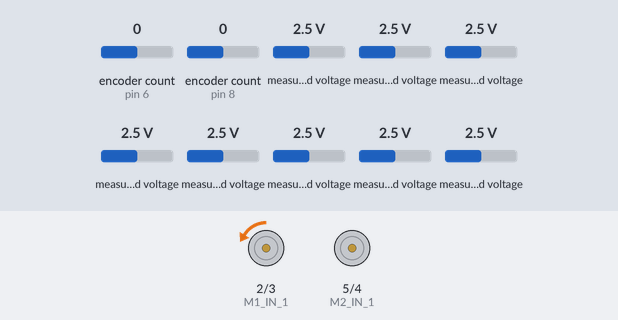
Simulated run of this sketch. Board: Arduino Uno, built with avr-gcc and run on an emulated ATmega328P. On the bench: motor-driver pin pairs drawn as motors (green arrow = first pin HIGH = forward, orange = second pin HIGH = backward, longer = more drive). The inputs (shaded band) are chosen by the test bench; at power-on: measured voltage 2.5 V, encoder count (sensors on pin 6, pin 8) 0. What the sketch prints to the serial monitor is not drawn.

Above: at 1.2 s.
1.3 s: measured voltage (sensor 200) set to 4.9 V
At 8.16 s:
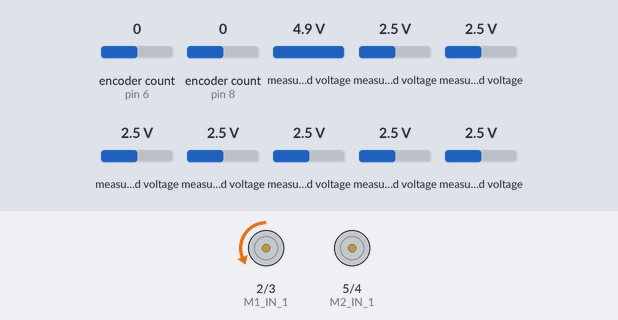
At 16.14 s:
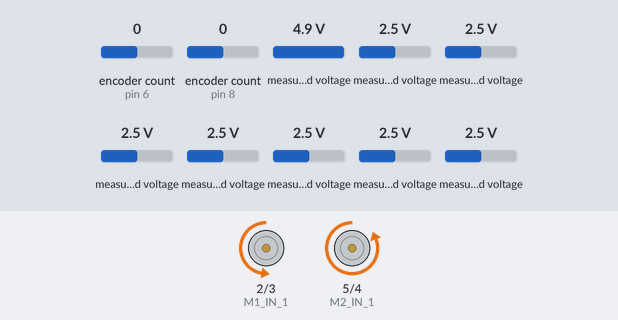
16.3 s: encoder count (sensor on pin 6) set to 3
At 16.4 s:
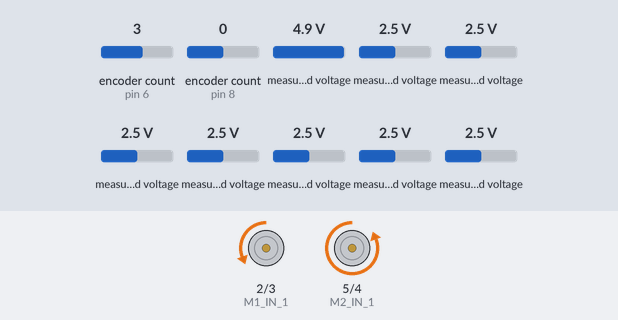
Timing chart, 0 to 34.4 s (numbered marks = the images above; inputs shaded):
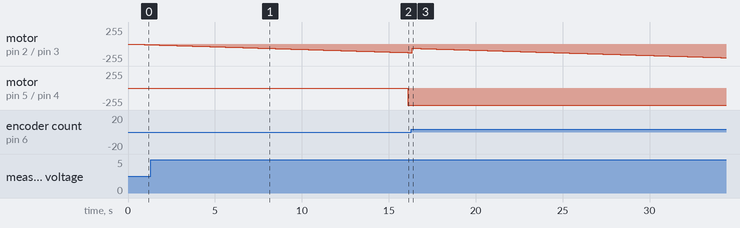

The sketch:

8_line_follow_error_drive_enocder_cascpidremove_mash.ino
```cpp
// COMPENSATES COMMAND VS PERFORMANCE TRYING TO TUNE POID CONTROLE


// ______ LIBRARYS______

#include <Adafruit_MCP3008.h>
#include <Encoder.h>


// ______ DEFINITIONS ______

Adafruit_MCP3008 adc1;
Adafruit_MCP3008 adc2;


// ______ GLOBAL VARIABLES ______

short a = 0 ;
short b = 0 ;
float Kd_line = 0 ;
float Kp_line = 3 ;
float Kp_speed = 30 ;
int window_line = 10 ; // <--- WINDOW INTEGER HERE!
float slope_line = 0 ;
float error_line = 0 ;
float b_point_line = 0 ;
float a_point_line = 0 ;
//float error_speed = 0 ;
float wheel_one_speed = 0 ;
float wheel_two_speed = 0 ;
float b_point_sum_line = 0 ;
float a_point_sum_line = 0 ;
float motor_one_command = 0 ;
float motor_two_command = 0 ;
float motor_one_request = 0 ;
float motor_two_request = 0 ;
float D_correction_line = 0 ;
float P_correction_line = 0 ;
float error_array_line[ 10 ] ; // <--- BE SURE TO UPDATE WINDOW INTEGER TO MATCH THIS!! AND MAKE IT AN EVEN NUMBER!!!!
float P_correction_speed = 0 ;
unsigned int sample_time = 100 ;
uint16_t light_bar_values[ 16 ] ;
float error_wheel_one_speed = 0 ;
float error_wheel_two_speed = 0 ;
unsigned int last_time_stamp = 0 ;
unsigned int previous_speed_time = 0 ;
float P_correction_wheel_one_speed = 0 ;
float P_correction_wheel_two_speed = 0 ;
float light_bar_values_normalized[ 13 ] ;
unsigned int previous_enc_one_value = 0 ;
unsigned int previous_enc_two_value = 0 ;


const short RF_CS = A4 ;
const short ADC_1_CS = A3 ;
const short ADC_2_CS = A2 ;

const unsigned short M1_IN_1 = 2;
const unsigned short M1_IN_2 = 3;
const unsigned short M2_IN_1 = 5;
const unsigned short M2_IN_2 = 4;

const unsigned short M1_ENC_A = 6;
const unsigned short M1_ENC_B = 7;
const unsigned short M2_ENC_A = 8;
const unsigned short M2_ENC_B = 9;


// _______ OBJECTS _______

Encoder enc1(M1_ENC_A, M1_ENC_B);
Encoder enc2(M2_ENC_A, M2_ENC_B);


// ______ FUNCTION DECLARATION ______

void speedometor() ;
void light_bar_sensor() ;
void print_statistics() ;
void error_calculator_line() ;
void error_calculator_speed() ;
void grab_error_points_line() ;
void update_error_array_line() ;
void proportion_control_line() ;
void derivative_control_line() ;
void proportion_control_speed() ;


// ______ SETUP ______

void setup()
{

  Serial.begin(9600);

  pinMode(RF_CS, OUTPUT);
  digitalWrite(RF_CS, HIGH); // Without this the nRF24 will write to the SPI bus while the ADC's are also talking

  adc1.begin(ADC_1_CS);
  adc2.begin(ADC_2_CS);

}


// _____________ MAIN _____________                                <---------- M A I N ---------<

void loop()
{


  // CYCLE CONTROLER PER UNIT OF TIME
  if( ( millis() - last_time_stamp ) >= sample_time )
  {

      // UPDATE TIME STAMP
      last_time_stamp =  millis() ;

      // GRAB LIGHT BAR SENSOR VALUES
      light_bar_sensor() ;

      // CALCULATE LINE ERROR
      error_clalculator_line() ;

      // PROPORTIONAL CONTROL LINE
      proportion_control_line() ;

      // CALCULATE SPEED
      speedometor() ;

      // CALCULATE SPEED ERROR
      //error_calculator_speed() ;

      // PROPORTIONAL CONTROL SPEED
      //proportion_control_speed() ;

      // INTEGRAL CONTROL
      //integral_control() ;

      // DERIVATIVE CONTROL
      derivative_control_line() ;


short max_motor = 60 ;
short min_motor = 30 ;
float max_speed = 2.00 ;
float min_speed = 0.50 ;

/*

      // APPLY PID CONTROL OF REQUEST
      motor_one_request = motor_one_request - P_correction_line ;
      motor_two_request = motor_two_request + P_correction_line ;


      // HARD-LINED REQUEST VALUE LIMITS
      if ( motor_one_request > 1.5 )  motor_one_request = 1.5 ;
      if ( motor_one_request < 0 )  motor_one_request = 0 ;

      if ( motor_two_request > 1.5 )  motor_two_request = 1.5 ;
      if ( motor_two_request < 0 )  motor_two_request = 0 ;


      // APPLY CONTROL VALUES
      motor_one_command = motor_one_request + P_correction_wheel_one_speed ;
      motor_two_command = motor_two_request + P_correction_wheel_two_speed ;
*/


      // CHECK SPEED LIMIT WHEEl ONE
      if ( wheel_one_speed > max_speed )
      {
          motor_one_command = 0.5 * motor_one_command ;
      }

      // IF GOING TO SLOW
      else if( wheel_one_speed < min_speed )
      {
          motor_one_command++ ;
      }

      // ALLOW MORE CORRECTION WHEEL TWO
      else
      {
          motor_one_command = motor_one_command - P_correction_line + D_correction_line ;
      }


      // CHECK SPEED LIMIT WHEEl TWO
      if ( wheel_two_speed > max_speed )
      {
          motor_two_command = 0.5 * motor_two_command ;
      }

      // IF GOING TO SLOW
      else if( wheel_two_speed < min_speed )
      {
          motor_two_command++ ;
      }

      // ALLOW MORE CORRECTION WHEEL TWO
      else
      {
          motor_two_command = motor_two_command + P_correction_line - D_correction_line ;
      }


/*

      // APPLY HARD-LINED CONTROL VALUE LIMITS
      if ( motor_one_command > max_motor )  motor_one_command = max_motor ;
      if ( motor_one_command < min_motor )  motor_one_command = min_motor ;

      if ( motor_two_command > max_motor )  motor_two_command = max_motor ;
      if ( motor_two_command < min_motor )  motor_two_command = min_motor ;
*/


      // SEND OUT COMMANDS TO MOTORS
      analogWrite( M1_IN_1 , 0 ) ;
      analogWrite( M1_IN_2 , motor_one_command ) ;

      analogWrite( M2_IN_1 , 0 ) ;
      analogWrite( M2_IN_2 , motor_two_command ) ;


      // PRINT STATISTICS
      print_statistics() ;


  } // <--if(millis)

 // delay(25);

} // <-- main()


// ____________________ FUNCTION LAND ____________________
// _______________________________________________________


// _________ LIGHT BAR SENSOR () _________


void light_bar_sensor()
{


  // LOCAL VARIABLES
  uint16_t adc1_buf[8] ;
  uint16_t adc2_buf[8] ;
  //uint16_t light_bar_values[ 16 ] ;


  // READ IN VALUES
  for ( a = 0 ; a < 8 ; a++ )
  {
      adc1_buf[ a ] = adc1.readADC( a ) ;
      adc2_buf[ a ] = adc2.readADC( a ) ;
  }


  // COMBINE INTO ONE ARRAY
  light_bar_values[ 12 ] = adc1_buf[ 0 ] ;
  light_bar_values[ 11 ] = adc2_buf[ 0 ] ;
  light_bar_values[ 10 ] = adc1_buf[ 1 ] ;
  light_bar_values[ 9 ] = adc2_buf[ 1 ] ;
  light_bar_values[ 8 ] = adc1_buf[ 2 ] ;
  light_bar_values[ 7 ] = adc2_buf[ 2 ] ;
  light_bar_values[ 6 ] = adc1_buf[ 3 ] ;
  light_bar_values[ 5 ] = adc2_buf[ 3 ] ;
  light_bar_values[ 4 ] = adc1_buf[ 4 ] ;
  light_bar_values[ 3 ] = adc2_buf[ 4 ] ;
  light_bar_values[ 2 ] = adc1_buf[ 5 ] ;
  light_bar_values[ 1 ] = adc2_buf[ 5 ] ;
  light_bar_values[ 0 ] = adc1_buf[ 6 ] ;


} // <-- light_bar_sensor()


// ______ ERROR CALCULATOR LINE () ______

void error_clalculator_line()
{

  // LOCAL VARIABLES
  int light_bar_values_sum = 0 ;
  //float light_bar_values_normalized[ 13 ] ; // <-- GLOBAL
  float light_bar_values_normalized_leftside_sum = 0 ;
  float light_bar_values_normalized_rightside_sum = 0 ;
  //float error = 0 ; // <-- GLOBAL


  // FIND THE SUM OF THE ARRAY
  for ( a = 0 ; a < 13 ; a++ )
  {
      light_bar_values_sum = light_bar_values_sum + light_bar_values[ a ] ;
  }


  // NORMALIZE BY DIVIDING BY THE SUM OF THE ARRAY
  for ( a = 0 ; a < 13 ; a++ )
  {
      light_bar_values_normalized[ a ] = (float)light_bar_values[ a ] / (float)light_bar_values_sum ;
  }


  // ADD UP LEFT SIDE
  for ( a = 0 ; a < 6 ; a++ )
  {
      light_bar_values_normalized_leftside_sum = light_bar_values_normalized_leftside_sum + light_bar_values_normalized[ a ] ;
  }


  // ADD UP RIGHT SIDE
  for ( a = 7 ; a < 13 ; a++ )
  {
      light_bar_values_normalized_rightside_sum = light_bar_values_normalized_rightside_sum + light_bar_values_normalized[ a ] ;
  }


  // CALCULATE ERROR
  error_line = light_bar_values_normalized_rightside_sum - light_bar_values_normalized_leftside_sum - 0.0030;


} // <-- error_clalculator_line()


// ______ PROPORTION CONTROL LINE ()______

void proportion_control_line()
{

    // MULTIPLY ERROR WITH Kp GAIN CONSTANT
    P_correction_line = Kp_line * error_line ;

} // <--- proportional_control_line()


// ______ DERIVATIVE_CONTROL LINE ()______

void derivative_control_line()
{

    // UPDATE ERROR ARRAY
    update_error_array_line() ;


    // GRAB INITIAL POINT
    grab_error_points_line() ;


    // CALCULATE SLOPE
    slope_line = ( b_point_line - a_point_line ) / window_line ;

    D_correction_line = Kd_line * slope_line ;


} // <--- derivative_control_line()


// ______ UPDATE_ERROR_ARRAY LINE ()______

void update_error_array_line()
{

    int w = 0 ;

    // SHIFT ERROR ARRAY
    for( w = 0 ; w < ( window_line - 1 ) ; w++  )
    {

        error_array_line[ w ] = error_array_line[ w + 1 ] ;

    } // <--- for()


    // INSERT FINAL TERM
    error_array_line[ window_line - 1 ] = error_line ;


} // <--- update_error_array_line()


// ______ GRAB_ERROR_POINTS ______

void grab_error_points_line()
{


    // RESET SUMS
    a_point_sum_line = 0 ;
    b_point_sum_line = 0 ;


    // ADD UP FIRST HALF OF VALUES
    for( a = 0 ; a < ( window_line / 2 ) ; a++ )
    {

        // ADD UP VALUES
        a_point_sum_line = a_point_sum_line + error_array_line[ a ] ;


    } // <--- for()


    // DIVIDE FOR AVG VALUE
    a_point_line = a_point_sum_line / ( window_line / 2 ) ;


    // ADD UP SECOND HALF OF VALUES
    for( b = ( window_line / 2 ) ; b < ( window_line ) ; b++ )
    {

        // ADD UP VALUES
        b_point_sum_line = b_point_sum_line + error_array_line[ b ] ;


    } // <--- for()


    // DIVIDE FOR AVG VALUE
    b_point_line = b_point_sum_line / ( window_line / 2 ) ;


} // <--- grab_error_points()


// ______ SPEDOMETOR ()______

void speedometor()
{

  // VARIABLES
  unsigned int time_diff = 0 ;
  // unsigned int previous_speed_time = 0 ; // <-- GLOBAL
  int enc_one_diff = 0 ; // <-- GLOBAL
  int enc_two_diff = 0 ; // <-- GLOBAL
  //unsigned int previous_enc_one_value = 0 ; // <-- GLOBAL
  //unsigned int previous_enc_two_value = 0 ; // <-- GLOBAL
  float linear_one_diff = 0 ;
  float linear_two_diff = 0 ;
  //unsigned int wheel_one_speed = 0 ; // <-- GLOBAL
  //unsigned int wheel_two_speed = 0 ; // <-- GLOBAL


  // DIFFERENCE IN TIME
  time_diff = millis() - previous_speed_time ;


  // DIFFERENCE IN POSITION
  enc_one_diff = enc1.read() - previous_enc_one_value ;
  enc_two_diff = enc2.read() - previous_enc_two_value ;


  //CONVERT TO CM
  linear_one_diff = (float)enc_one_diff * (float)10 / (float)360 * (float)1000 ;
  linear_two_diff = (float)enc_two_diff * (float)10 / (float)360 * (float)1000 ;


  // CALCULATE SPEED
  wheel_one_speed = (float)linear_one_diff / (float)time_diff ;
  wheel_two_speed = (float)linear_two_diff / (float)time_diff * (float)-1;


  // UPDATE ENCODER
  previous_enc_one_value = enc1.read() ;
  previous_enc_two_value = enc2.read() ;


  // UPDATE TIMESTAMP
  previous_speed_time = millis() ;


  // RESET TIME_DIFF
  time_diff = 0 ;


} // <--- spedometor()


// ______ ERROR CALCULATOR SPEED () ______

void error_calculator_speed()
{

  // CALCULATE SPEED ERROR
  error_wheel_one_speed = motor_one_request - wheel_one_speed ;
  error_wheel_two_speed = motor_two_request - wheel_two_speed ;


} // <-- error_clalculator_speed()


// ______ PROPORTION CONTROL SPEED ()______

void proportion_control_speed()
{

    // MULTIPLY SPEED ERROR WITH Kp GAIN CONSTANT
    P_correction_wheel_one_speed = Kp_speed * error_wheel_one_speed ;
    P_correction_wheel_two_speed = Kp_speed * error_wheel_two_speed ;


} // <--- proportional_control_line()


// ______ PRINT STATISTICS () ______

void print_statistics()
{

/*

  // PRINT LIGHT BAR ARRAY VALUES
  for ( a = 0 ; a < 13 ; a++ )
  {
      Serial.print( light_bar_values[ a ] ) ;
      Serial.print("\t") ;
  }


  // NEW LINE
  Serial.println() ;


  // PRINT NORMALIZED LIGHT BAR ARRAY VALUES
  for ( a = 0 ; a < 13 ; a++ )
  {
      Serial.print( light_bar_values_normalized[ a ] ) ;
      Serial.print("\t") ;
  }

*/


//Serial.print( 0 ) ;


  // PRINT ERROR LINE
  Serial.print( "Err_ln: " ) ;
  Serial.print( error_line , 4 ) ;
  Serial.print("\t") ;

/*
  // PRINT ERROR SPEED
  Serial.print( "Err_one_speed: " ) ;
  Serial.print( error_wheel_one_speed , 4 ) ;
  //Serial.print("\t") ;
*/
/*
  // PRINT ERROR SPEED
  Serial.print( "Err_two_speed: " ) ;
  Serial.print( error_wheel_two_speed , 4 ) ;
  Serial.print("\t") ;
*/

  // PROPORTIONAL CORRECTION LINE
  Serial.print( "P_cor_ln: " ) ;
  Serial.print( P_correction_line*5 ) ;
  Serial.print("\t") ;


  // DERIVATIVE CORRECTION LINE
  Serial.print( "D_cor_ln: " ) ;
  Serial.print( D_correction_line*20 ) ;
  Serial.print("\t") ;

/*
  // PROPORTIONAL CORRECTION SPEED
  Serial.print( "P_cor_speed: " ) ;
  Serial.print( P_correction_speed ) ;
  //Serial.print("\t") ;

  // MOTOR_ONE_REQUEST
  Serial.print( "Mtr_rqst_one: " ) ;
  Serial.print( motor_one_request ) ;
  //Serial.print("\t") ;
*/

  // MOTOR_ONE_COMMAND
  Serial.print( "Mtr_cmd_one: " ) ;
  Serial.print( motor_one_command ) ;
  Serial.print("\t") ;


  // WHEEL SPEED
  Serial.print( "Whl_spd_one: " ) ;
  Serial.print( wheel_one_speed ) ;
  Serial.print("\t") ;
/*
  // MOTOR_TWO_REQUEST
  Serial.print( "Mtr_rqst_two: " ) ;
  Serial.print( motor_two_request ) ;
  Serial.print("\t") ;
*/

  // MOTOR_TWO_COMMAND
  Serial.print( "Mtr_cmd_two: " ) ;
  Serial.print( motor_two_command ) ;
  Serial.print("\t") ;


  // WHEEL SPEED
  Serial.print( "Whl_spd_two: " ) ;
  Serial.print( wheel_two_speed ) ;
  Serial.print("\t") ;


  // NEW LINE
  Serial.println() ;


} // <-- print_statistics()
```

Measured:
- after the input at 1.3 s, motor on pin 5 (M2_IN_1) / pin 4 (M2_IN_2): stopped → backward 255/255 after 14.8 s
